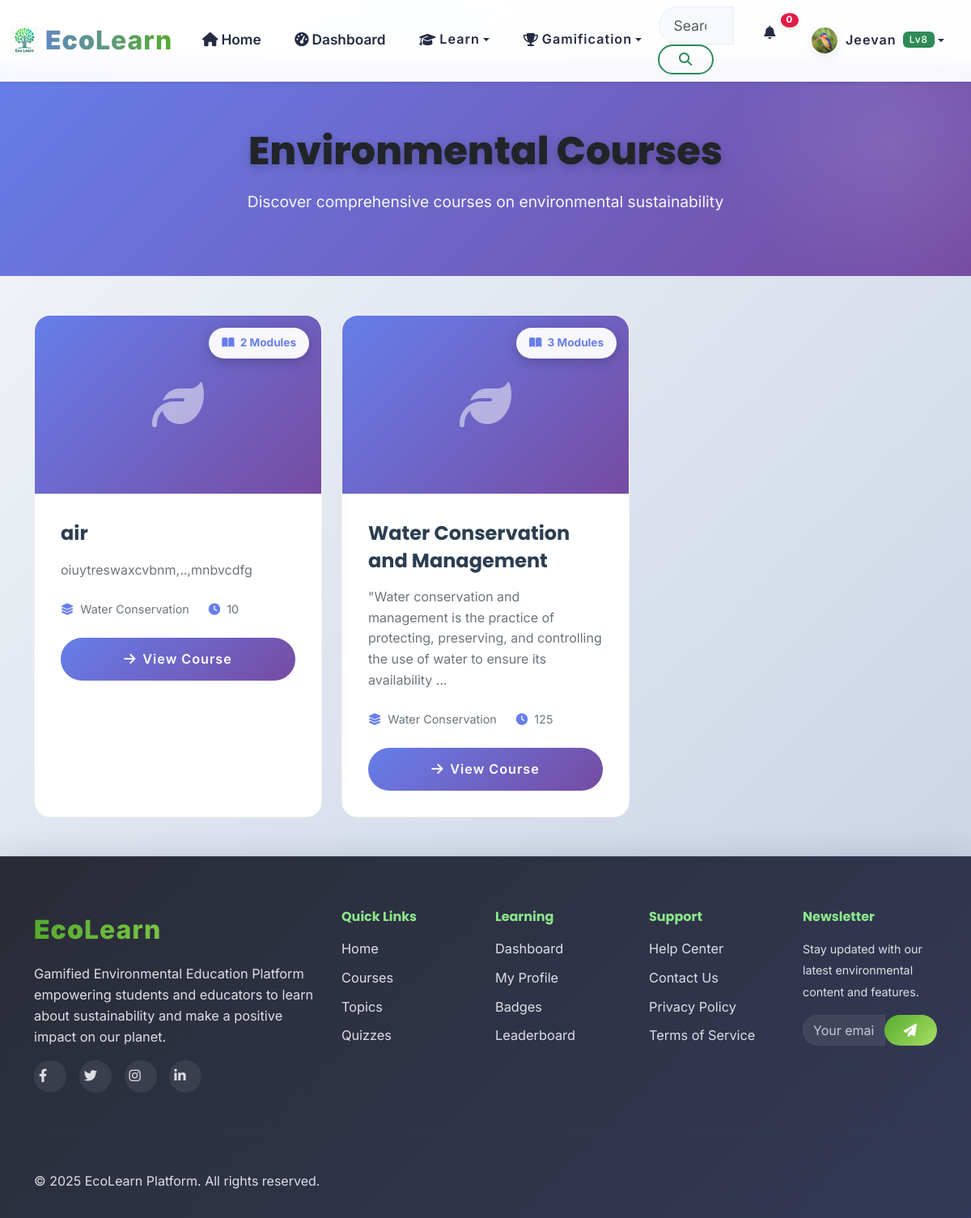
The app's page /courses/ (signed in) with its own data.
### apps/accounts/models.py (models this page shows, shortened)
class User(AbstractUser):
    email = models.EmailField(unique=True)
    first_name = models.CharField(max_length=30)
    last_name = models.CharField(max_length=30)
    USER_TYPES = (
        ('student', 'Student'),
        ('teacher', 'Teacher'),
        ('admin', 'Administrator'),
    )
    user_type = models.CharField(max_length=20, choices=USER_TYPES, default='student')
    institution = models.CharField(max_length=100, blank=True)
    grade_level = models.CharField(max_length=20, blank=True)
    student_id = models.CharField(max_length=100, blank=True)  # NEW
    avatar = models.ImageField(upload_to='avatars/', blank=True, null=True)
    bio = models.TextField(max_length=500, blank=True)
    date_of_birth = models.DateField(blank=True, null=True)
    phone = models.CharField(max_length=20, blank=True)  # NEW
    total_points = models.IntegerField(default=0)
    level = models.IntegerField(default=1)
    experience_points = models.IntegerField(default=0)
    last_login_streak = models.IntegerField(default=0)
    total_lessons_completed = models.IntegerField(default=0)
    total_quizzes_taken = models.IntegerField(default=0)
    preferred_language = models.CharField(max_length=10, default='en')
    notifications_enabled = models.BooleanField(default=True)
    email_notifications = models.BooleanField(default=False)
    show_on_leaderboard = models.BooleanField(default=True)
    learning_style = models.CharField(max_length=50, blank=True)
    created_at = models.DateTimeField(auto_now_add=True)
    updated_at = models.DateTimeField(auto_now=True)
    is_verified = models.BooleanField(default=False)
    USERNAME_FIELD = 'email'
    REQUIRED_FIELDS = ['username', 'first_name', 'last_name']
    class Meta:
        db_table = 'users'
        verbose_name = 'User'
        verbose_name_plural = 'Users'

### apps/core/models.py (models this page shows, shortened)
class Course(models.Model):
    title = models.CharField(max_length=200)
    slug = models.SlugField(unique=True, blank=True)
    description = models.TextField()
    duration = models.PositiveIntegerField(help_text="Duration in minutes")
    completion_points = models.PositiveIntegerField(default=150, help_text="Points awarded for completing this course")
    thumbnail = models.ImageField(upload_to='course_thumbnails/', blank=True, null=True)
    topic = models.ForeignKey(Topic, on_delete=models.CASCADE, related_name='courses', null=True, blank=True)
    created_at = models.DateTimeField(auto_now_add=True)
    class Meta:
        ordering = ['-created_at']

class Topic(models.Model):
    DIFFICULTY_CHOICES = [
        ('beginner', 'Beginner'),
        ('intermediate', 'Intermediate'),
        ('advanced', 'Advanced'),
    ]
    COLOR_CHOICES = [
        ('#E53E3E', 'Red'),
        ('#DD6B20', 'Orange'),
        ('#38A169', 'Green'),
        ('#805AD5', 'Purple'),
        ('#3182CE', 'Blue'),
        ('#319795', 'Teal'),
    ]
    name = models.CharField(max_length=100)
    slug = models.SlugField(unique=True, blank=True)
    description = models.TextField()
    icon = models.CharField(max_length=50, help_text="FontAwesome icon class (e.g., fas fa-thermometer-half)")
    background_color = models.CharField(max_length=7, choices=COLOR_CHOICES, default='#38A169')
    difficulty_level = models.CharField(max_length=20, choices=DIFFICULTY_CHOICES, default='beginner')
    is_active = models.BooleanField(default=True)
    order = models.IntegerField(default=0)
    created_at = models.DateTimeField(auto_now_add=True)
    class Meta:
        ordering = ['order', 'name']

### apps/core/views.py (the view)
# urls.py: path('courses/', views.course_list, name='course_list'),
def course_list(request):
    courses = Course.objects.select_related('topic').filter(topic__slug__isnull=False)
    if not courses.exists():
        courses = Course.objects.all()
    return render(request, 'core/course_list.html', {'courses': courses})

### apps/accounts/context_processors.py (called while the page is built)
def user_gamification(request):
    if request.user.is_authenticated:
        if getattr(request.user, 'user_type', None) != 'student':
            return {
                'user_level': 0,
                'user_points': 0,
                'user_badges': 0,
            }
        try:
            progress = UserProgress.objects.get(user=request.user)
            level = progress.get_level()
            points = progress.total_points
            badges = request.user.earned_badges.count() if hasattr(request.user, 'earned_badges') else 0
        except UserProgress.DoesNotExist:
            level = 1
            points = 0
            badges = 0
    else:
        level = 0
        points = 0
        badges = 0
    return {
        'user_level': level,
        'user_points': points,
        'user_badges': badges,
    }

### apps/gamification/models.py (called while the page is built)
    def get_level(self):
        pts = self.total_points
        for i, threshold in enumerate(self.LEVEL_THRESHOLDS):
            if pts < threshold:
                return i
        return len(self.LEVEL_THRESHOLDS)

### templates/core/course_list.html (shortened to what this page needs)
{% extends 'base.html' %}
{% load static %}
{% block body_class %}courses-page{% endblock %}
{% block content %}
<div class="courses-header">
    <div class="container">
        <div class="text-center">
            <h1 class="page-title">Environmental Courses</h1>
            <p class="page-subtitle">Discover comprehensive courses on environmental sustainability</p>
        </div>
    </div>
</div>
<div class="container py-5">
    {% if courses %}
    <div class="row g-4">
        {% for course in courses %}
        <div class="col-lg-4 col-md-6">
            <div class="course-card animate-fade-in">
                <div class="course-image">
                    {% if course.image %}
                        <img src="{{ course.image.url }}" alt="{{ course.title }}">
                    {% else %}
                        <div class="d-flex align-items-center justify-content-center h-100">
                            <i class="fas fa-leaf fa-4x text-white opacity-50"></i>
                        </div>
                    {% endif %}
                    <div class="course-badge">
                        <i class="fas fa-book-open me-1"></i>
                        {{ course.modules.count }} Modules
                    </div>
                </div>
                <div class="course-body">
                    <h3 class="course-title">{{ course.title }}</h3>
                    <p class="course-description">{{ course.description|truncatewords:20 }}</p>
                    <div class="course-meta">
                        <div class="meta-item">
                            <i class="fas fa-layer-group"></i>
                            <span>{{ course.topic.name|default:"Environmental" }}</span>
                        </div>
                        <div class="meta-item">
                            <i class="fas fa-clock"></i>
                            <span>{{ course.duration|default:"Self-paced" }}</span>
                        </div>
                    </div>
                    <a href="{% url 'core:course_detail' course.slug %}" class="btn btn-view-course">
                        <i class="fas fa-arrow-right me-2"></i>View Course
                    </a>
                </div>
            </div>
        </div>
        {% endfor %}
    </div>
    {% else %}
    <div class="empty-state">
        <i class="fas fa-book-open"></i>
        <h3 class="text-muted mb-3">No Courses Available Yet</h3>
        <p class="text-muted">Check back soon for new environmental courses!</p>
    </div>
    {% endif %}
</div>
{% endblock %}

### templates/components/navigation.html (shortened to what this page needs)
{% load static %}
<nav class="navbar navbar-expand-lg navbar-light bg-white shadow-sm fixed-top">
    <div class="container-fluid">
        <a class="navbar-brand d-flex align-items-center" href="{% url 'core:home' %}">
            <img src="{% static 'images/Logos.png' %}" alt="EEP Logo" class="navbar-logo me-2" style="height: 32px;">
            <span class="brand-text"><strong class="text-primary">Eco</strong><span class="text-success">Learn</span></span>
        </a>
        <div class="collapse navbar-collapse" id="navbarNav">
            <ul class="navbar-nav me-auto">
                <li class="nav-item">
                    <a class="nav-link {% if request.resolver_match.url_name == 'home' %}active{% endif %}" href="{% url 'core:home' %}">
                        <i class="fas fa-home me-1"></i>Home
                    </a>
                </li>
                {% if user.is_authenticated %}
                    {% if user.user_type != 'teacher' %}
                    <li class="nav-item">
                        <a class="nav-link {% if request.resolver_match.url_name == 'dashboard' %}active{% endif %}" href="{% url 'core:dashboard' %}">
                            <i class="fas fa-tachometer-alt me-1"></i>Dashboard
                        </a>
                    </li>
                    {% endif %}
                {% endif %}
                 {% if user.user_type != 'teacher' %}
                <li class="nav-item dropdown">
                    <button class="nav-link dropdown-toggle btn btn-link border-0 bg-transparent" type="button" data-bs-toggle="dropdown">
                        <i class="fas fa-graduation-cap me-1"></i>Learn
                    </button>
                </li>
                {% endif %}
                {% if user.is_authenticated %}
                <li class="nav-item dropdown">
                    <button class="nav-link dropdown-toggle btn btn-link border-0 bg-transparent" type="button" data-bs-toggle="dropdown">
                        <i class="fas fa-trophy me-1"></i>Gamification
                    </button>
                </li>
                {% endif %}
            </ul>
            <form class="d-flex me-3" role="search">
                <div class="input-group">
                    <input class="form-control search-input" type="search" placeholder="Search courses, topics..." aria-label="Search" id="globalSearch">
                    <button class="btn btn-outline-primary" type="submit">
                        <i class="fas fa-search"></i>
                    </button>
                </div>
            </form>
            <ul class="navbar-nav">
                {% if user.is_authenticated %}
                    <li class="nav-item dropdown">
                        <button class="nav-link notification-toggle btn btn-link border-0 bg-transparent" type="button" data-bs-toggle="dropdown">
                            <i class="fas fa-bell"></i>
                            <span class="notification-badge" id="notificationCount">0</span>
                        </button>
                    </li>
                    <li class="nav-item dropdown">
                        <button class="nav-link dropdown-toggle user-menu btn btn-link border-0 bg-transparent" type="button" data-bs-toggle="dropdown">
                            <img src="{% if user.avatar %}{{ user.avatar.url }}{% else %}{% static 'images/avatars/default.png' %}{% endif %}" alt="Profile" class="user-avatar me-2">
                            <span class="user-name">{{ user.first_name }}</span>
                            <span class="user-level badge bg-primary ms-2">Lv{{ user_level }}</span>
                        </button>
                    </li>
                {% endif %}
            </ul>
        </div>
    </div>
</nav>

### static/css/base.css (style rules this page uses)
:root { --primary-color: #2E8B57; --primary-light: #3CB371; --primary-dark: #228B22; --secondary-color: #20B2AA; --accent-color: #32CD32; --success-color: #28a745; --info-color: #17a2b8; --warning-color: #ffc107; --danger-color: #dc3545; --white: #ffffff; --gray-50: #f8f9fa; --gray-100: #e9ecef; --gray-200: #dee2e6; --gray-300: #ced4da; --gray-400: #adb5bd; --gray-500: #6c757d; --gray-600: #495057; --gray-700: #343a40; --gray-800: #212529; --gray-900: #000000; --font-primary: 'Inter', -apple-system, BlinkMacSystemFont, sans-serif; --font-heading: 'Poppins', sans-serif; --spacing-xs: 0.25rem; --spacing-sm: 0.5rem; --spacing-md: 1rem; --spacing-lg: 1.5rem; --spacing-xl: 2rem; --spacing-2xl: 3rem; --radius-sm: 0.25rem; --radius-md: 0.375rem; --radius-lg: 0.5rem; --radius-xl: 0.75rem; --radius-2xl: 1rem; --radius-full: 9999px; --shadow-sm: 0 1px 2px 0 rgba(0, 0, 0, 0.05); --shadow-md: 0 4px 6px -1px rgba(0, 0, 0, 0.1); --shadow-lg: 0 10px 15px -3px rgba(0, 0, 0, 0.1); --shadow-xl: 0 20px 25px -5px rgba(0, 0, 0, 0.1); --transition-fast: 150ms ease-in-out; --transition-normal: 300ms ease-in-out; --transition-slow: 500ms ease-in-out; }
* { box-sizing: border-box; }
body { font-family: var(--font-primary); font-size: 1rem; line-height: 1.6; color: var(--gray-700); background-color: #f5f7fa; -webkit-font-smoothing: antialiased; -moz-osx-font-smoothing: grayscale; }
h1, h2, h3, h4, h5, h6 { font-family: var(--font-heading); font-weight: 600; line-height: 1.3; color: var(--gray-800); margin-bottom: var(--spacing-md); }
p { margin-bottom: var(--spacing-md); }
a { color: var(--primary-color); text-decoration: none; transition: color var(--transition-fast); }
.navbar { backdrop-filter: blur(10px); background-color: rgba(255, 255, 255, 0.95) !important; border-bottom: 1px solid var(--gray-200); transition: all var(--transition-normal); }
.navbar-brand { font-weight: 700; font-size: 1.25rem; }
.navbar-logo { height: 32px; width: auto; }
.nav-link { font-weight: 500; padding: var(--spacing-sm) var(--spacing-md) !important; border-radius: var(--radius-md); transition: all var(--transition-fast); }
.user-avatar { width: 32px; height: 32px; border-radius: var(--radius-full); object-fit: cover; border: 2px solid var(--white); }
.user-menu { display: flex; align-items: center; padding: var(--spacing-xs) var(--spacing-md); border-radius: var(--radius-lg); transition: all var(--transition-fast); }
.notification-toggle { position: relative; }
.notification-badge { position: absolute; top: -2px; right: -2px; background-color: var(--danger-color); color: var(--white); font-size: 0.75rem; font-weight: 600; padding: 2px 6px; border-radius: var(--radius-full); min-width: 18px; height: 18px; display: flex; align-items: center; justify-content: center; }
.search-input { min-width: 250px; border-radius: var(--radius-lg); border: 1px solid var(--gray-300); padding: var(--spacing-sm) var(--spacing-md); transition: all var(--transition-fast); }
.btn { font-weight: 500; border-radius: var(--radius-md); padding: var(--spacing-sm) var(--spacing-lg); transition: all var(--transition-fast); border: none; cursor: pointer; display: inline-flex; align-items: center; justify-content: center; text-decoration: none; }
.btn-outline-primary { border: 2px solid var(--primary-color); color: var(--primary-color); background: transparent; }
.badge { font-weight: 500; padding: 4px 8px; border-radius: var(--radius-md); font-size: 0.75rem; }
.text-primary { color: var(--primary-color) !important; }
.text-success { color: var(--success-color) !important; }
.bg-primary { background-color: var(--primary-color) !important; }

### records on screen
User: avatar (picture), first_name "Jeevan"
Course: modules.count "2", title "air", description "oiuytreswaxcvbnm,..,mnbvcdfg", topic.name "Water Conservation", duration "10"
Course: modules.count "3", title "Water Conservation and Management", description "\"Water conservation and management is the practice of protecting, preserving, and controlling the use of water to ensure its availability …", topic.name "Water Conservation", duration "125"

### other values on screen
{{ user_level }} "8"
